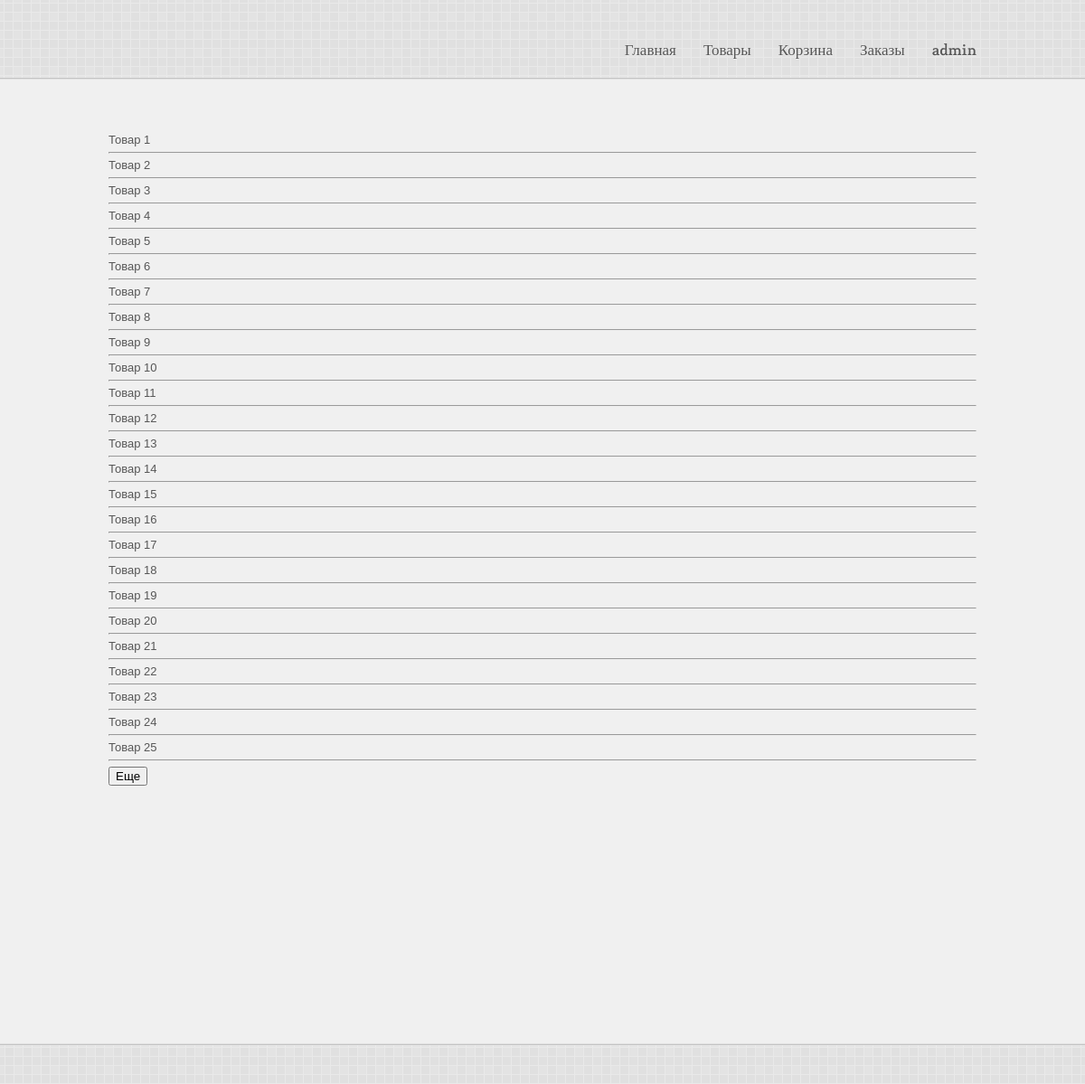
/public/index.php?page=goods (signed in), run on the app's committed database.
### tables this page shows
CREATE TABLE `goods` (
  `id` int(10) NOT NULL,
  `name` varchar(100) NOT NULL,
  `info` varchar(250) NOT NULL,
  `price` int(11) NOT NULL
);

### public/index.php (called while the page is built, shortened)
<?php
include('../main/route.php');

### main/goods.php (the view, shortened to what this page needs)
<?
function index() {
  $goodsToShow = 25;
  $limitFrom = isset($_REQUEST['from']) ? $_REQUEST['from'] : 0;
  $qty = isset($_REQUEST['rows']) ? $_REQUEST['rows'] : $goodsToShow;
  $content = '';
  try {
    $db = new PDO(DSN, DB_USER, DB_PASS);
    $res = $db->query("SELECT * FROM goods LIMIT $limitFrom,$qty");
    while ($row = $res->fetch()) {
      $content .= <<<php
    <a href="?page=goods&func=one&id={$row['id']}">{$row['name']}</a><hr>
php;
    }
  } catch (PDOException $e) {
    die("Error: " . $e->getMessage());
  }
  $content .= <<<EOH
  <button class="add-more" onclick="getMoreGoods($goodsToShow)">Eще</button>
EOH;
  return $content;
}

### public/style.css (style rules this page uses)
html, body, div, span, applet, object, iframe, h1, h2, h3, h4, h5, h6, p, blockquote, pre, a, abbr, acronym, address, big, cite, code, del, dfn, em, font, img, ins, kbd, q, s, samp, small, strike, strong, tt, var, b, u, i, center, dl, dt, dd, ol, ul, li, fieldset, form, label, legend, table, caption, tbody, tfoot, thead, tr, th, td { margin:0; padding:0; border:0; outline:0; font-size:100%; vertical-align:baseline; background:transparent }
body { line-height:1 }
ol, ul { list-style:none }
body { font-family:"Lucida Grande", "Lucida Sans Unicode", "Trebuchet MS", Helvetica, Arial, sans-serif; background-color: #f0f0f0; color: #565656; font-size: 13px; overflow-y: scroll; overflow-x: hidden; }
html, body { height: 100%; }
#container { min-height: 100%; height: auto !important; height: 100%; margin: 0 auto -145px; }
#footer-wrapper, .push { height: 145px; }
a { text-decoration: none; color: #565656; }
#header-wrapper { min-width: 960px; height: 88px; background: transparent url(style/images/header-bg.png) repeat-x center bottom; }
#header { width: 960px; height: 88px; margin: 0 auto; position: relative; z-index: 999; }
#page-top { padding-bottom: 70px; }
#menu-wrapper { float: right; position: absolute; bottom: 23px; right: 0; }
#footer-wrapper { height: 45px; padding-top:100px; }
#footer { min-width: 960px; height: 45px; background: transparent url(style/images/footer-bg.png) repeat-x top center; }
#footer-content { width: 960px; height: 45px; margin: 0 auto; position: relative; }
.ddsmoothmenu { font-family: 'MidoMedium'; font-size: 17px; z-index: 1000; position: relative; text-shadow: 0px 1px 0px #efefef; }
.ddsmoothmenu ul { margin: 0; padding: 0; list-style-type: none; }
.ddsmoothmenu ul li { position: relative; display: inline; float: left; clear: none; margin-left: 20px; padding-left: 10px; }
.ddsmoothmenu ul li a { display: block; text-decoration: none; position: relative; text-shadow: 0px 1px 0px #efefef; }
.ddsmoothmenu ul li a, .ddsmoothmenu ul li a:visited { color: #565656; }
#piecemaker-container { display:block; min-height:460px; overflow:hidden; margin: -10px auto 40px; width: 960px; }

### data on the page
goods: name "Товар 1"
goods: name "Товар 2"
goods: name "Товар 3"
goods: name "Товар 4"
goods: name "Товар 5"
goods: name "Товар 6"
goods: name "Товар 7"
goods: name "Товар 8"
goods: name "Товар 9"
goods: name "Товар 10"
goods: name "Товар 11"
goods: name "Товар 12"
goods: name "Товар 13"
goods: name "Товар 14"
goods: name "Товар 15"
goods: name "Товар 16"
goods: name "Товар 17"
goods: name "Товар 18"
goods: name "Товар 19"
goods: name "Товар 20"
goods: name "Товар 21"
goods: name "Товар 22"
goods: name "Товар 23"
goods: name "Товар 24"
goods: name "Товар 25"

### other printed values
strtr($template, $newDate) "Главная Товары Корзина Заказы admin"
